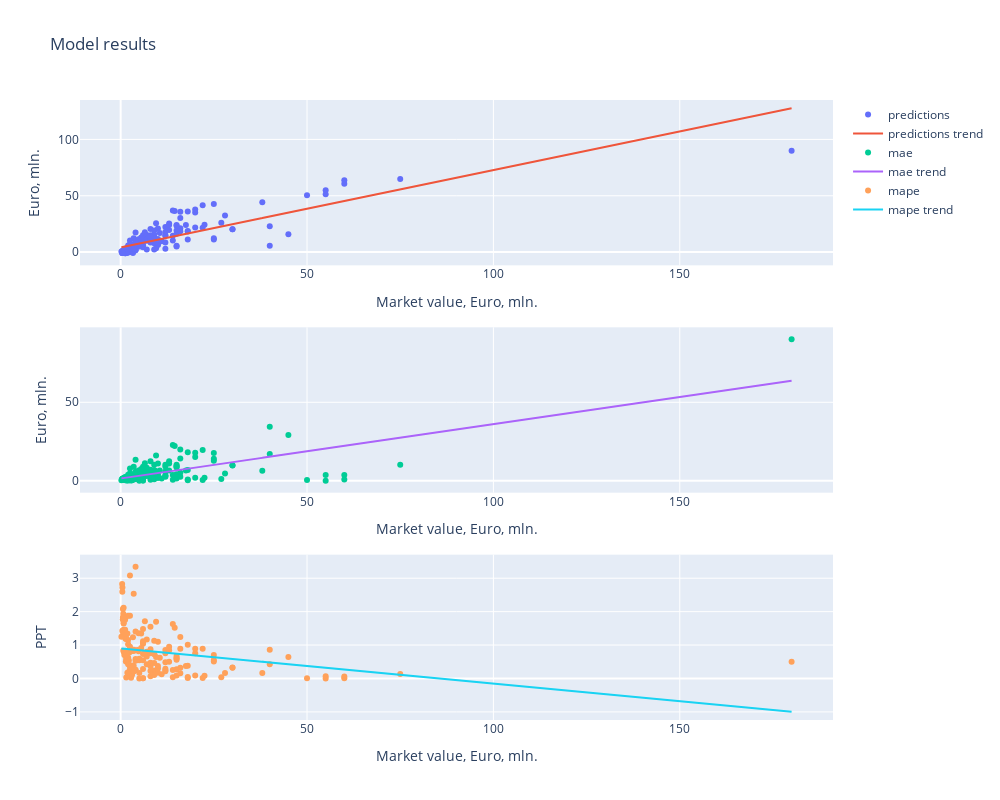

Source (notebook cell):
### Code cell
pipeline('ATT')

### Figure 1 — Plotly figure (JSON) as saved in the notebook; plotly's stock layout.template omitted (floating-point values rounded to 4 significant figures; data arrays with more than 128 entries replaced by an {"elided": "..."} marker saying what was removed)
{"data": [{"mode": "markers", "name": "predictions", "type": "scatter", "x": {"elided": "180 float values"}, "xaxis": "x", "y": {"elided": "180 float values"}, "yaxis": "y"}, {"mode": "lines", "name": "predictions trend", "type": "scatter", "x": {"elided": "180 float values"}, "xaxis": "x", "y": {"elided": "180 float values"}, "yaxis": "y"}, {"mode": "markers", "name": "mae", "type": "scatter", "x": {"elided": "180 float values"}, "xaxis": "x2", "y": {"elided": "180 float values"}, "yaxis": "y2"}, {"mode": "lines", "name": "mae trend", "type": "scatter", "x": {"elided": "180 float values"}, "xaxis": "x2", "y": {"elided": "180 float values"}, "yaxis": "y2"}, {"mode": "markers", "name": "mape", "type": "scatter", "x": {"elided": "180 float values"}, "xaxis": "x3", "y": {"elided": "180 float values"}, "yaxis": "y3"}, {"mode": "lines", "name": "mape trend", "type": "scatter", "x": {"elided": "180 float values"}, "xaxis": "x3", "y": {"elided": "180 float values"}, "yaxis": "y3"}], "layout": {"height": 800, "title": {"text": "Model results"}, "width": 1000, "xaxis": {"anchor": "y", "domain": [0, 1], "title": {"text": "Market value, Euro, mln."}}, "xaxis2": {"anchor": "y2", "domain": [0, 1], "title": {"text": "Market value, Euro, mln."}}, "xaxis3": {"anchor": "y3", "domain": [0, 1], "title": {"text": "Market value, Euro, mln."}}, "yaxis": {"anchor": "x", "domain": [0.7333, 1], "title": {"text": "Euro, mln."}}, "yaxis2": {"anchor": "x2", "domain": [0.3667, 0.6333], "title": {"text": "Euro, mln."}}, "yaxis3": {"anchor": "x3", "domain": [0, 0.2667], "title": {"text": "PPT"}}}}
